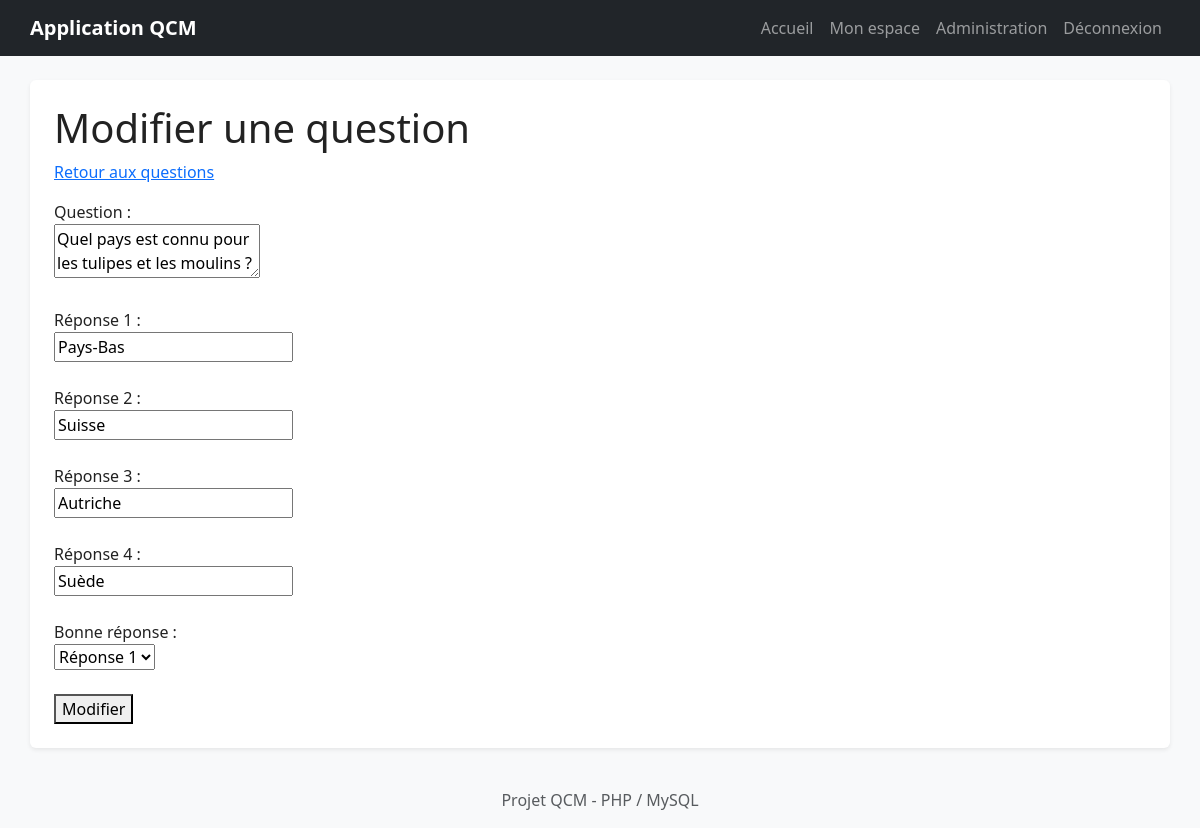
/admin/modifier_question.php?id=51 (signed in), run on the app's committed database.
### tables this page shows
CREATE TABLE questions (
    id INT AUTO_INCREMENT PRIMARY KEY,
    question TEXT NOT NULL,
    reponse1 VARCHAR(255) NOT NULL,
    reponse2 VARCHAR(255) NOT NULL,
    reponse3 VARCHAR(255) NOT NULL,
    reponse4 VARCHAR(255) NOT NULL,
    bonne_reponse INT NOT NULL,
    categorie VARCHAR(100) DEFAULT 'general'
);

### admin/modifier_question.php (the view, shortened to what this page needs)
<?php
require_once '../includes/config.php';
$id = (int) $_GET['id'];
$requete = $pdo->prepare("SELECT * FROM questions WHERE id = ?");
$requete->execute([$id]);
$question = $requete->fetch();
require_once '../includes/header.php';
?>
<h1>Modifier une question</h1>
<p><a href="questions.php">Retour aux questions</a></p>
<form method="post">
    <label>Question :</label><br>
    <textarea name="question" required><?= htmlspecialchars($question['question']) ?></textarea><br><br>
    <label>Réponse 1 :</label><br>
    <input type="text" name="reponse1" value="<?= htmlspecialchars($question['reponse1']) ?>" required><br><br>
    <label>Réponse 2 :</label><br>
    <input type="text" name="reponse2" value="<?= htmlspecialchars($question['reponse2']) ?>" required><br><br>
    <label>Réponse 3 :</label><br>
    <input type="text" name="reponse3" value="<?= htmlspecialchars($question['reponse3']) ?>" required><br><br>
    <label>Réponse 4 :</label><br>
    <input type="text" name="reponse4" value="<?= htmlspecialchars($question['reponse4']) ?>" required><br><br>
    <label>Bonne réponse :</label><br>
    <select name="bonne_reponse" required>
        <option value="1" <?= $question['bonne_reponse'] == 1 ? 'selected' : '' ?>>Réponse 1</option>
    </select><br><br>
    <button type="submit">Modifier</button>
</form>
<?php require_once '../includes/footer.php'; ?>

### assets/css/style.css (style rules this page uses)
body { color: #222; }

### data on the page
questions: question "Quel pays est connu pour les tulipes et les moulins ?", reponse1 "Pays-Bas", reponse2 "Suisse", reponse3 "Autriche", reponse4 "Suède", bonne_reponse "Réponse 1"
